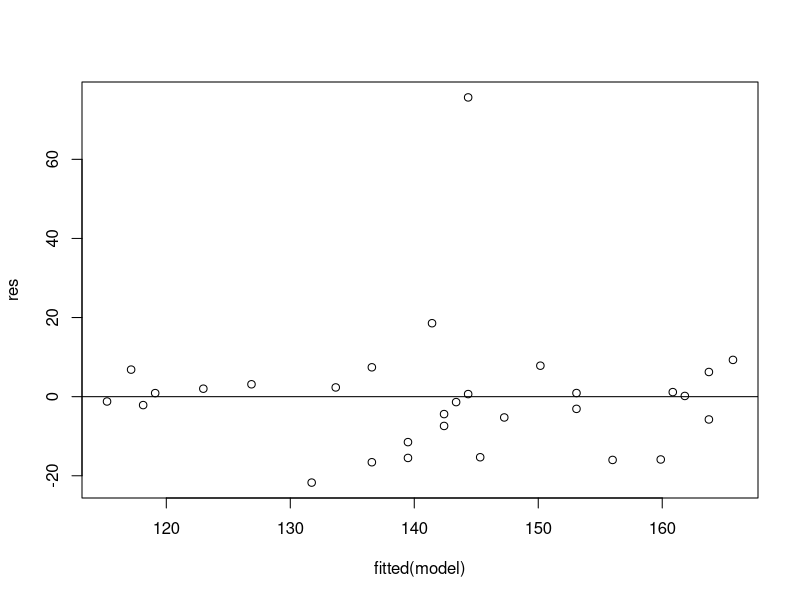
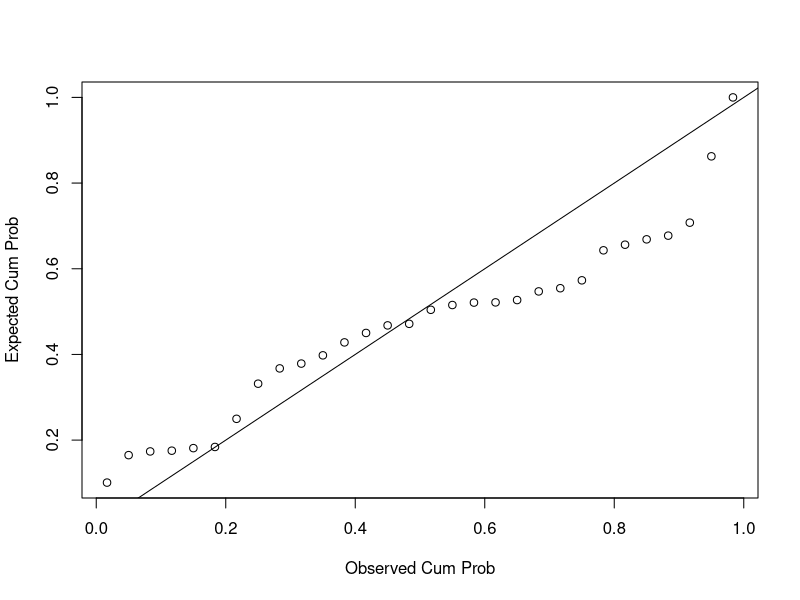
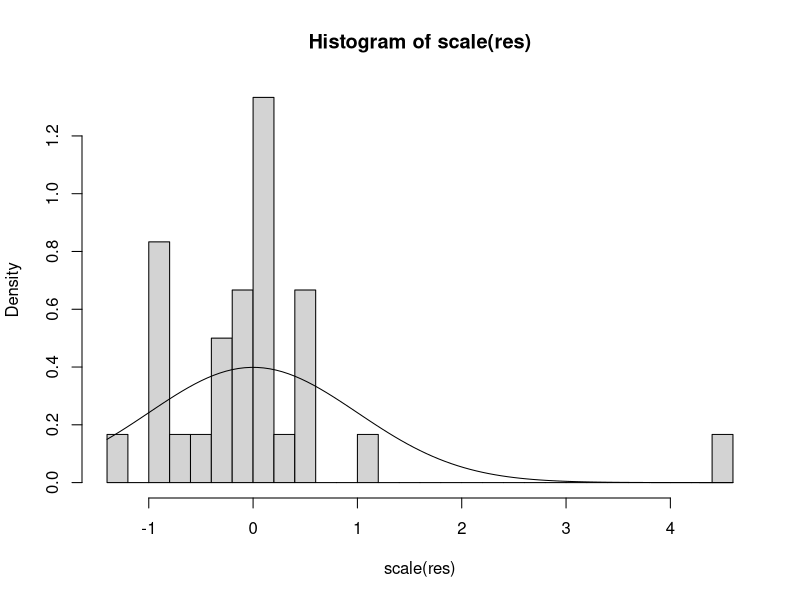
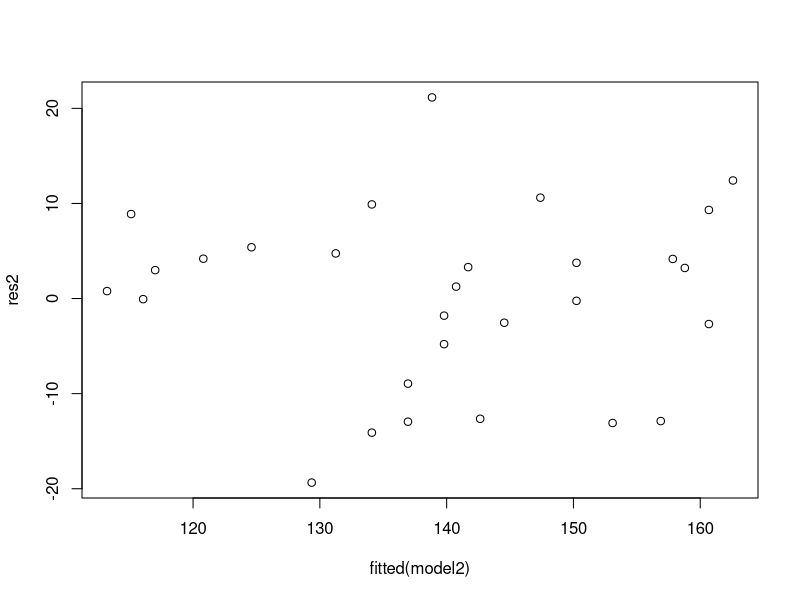
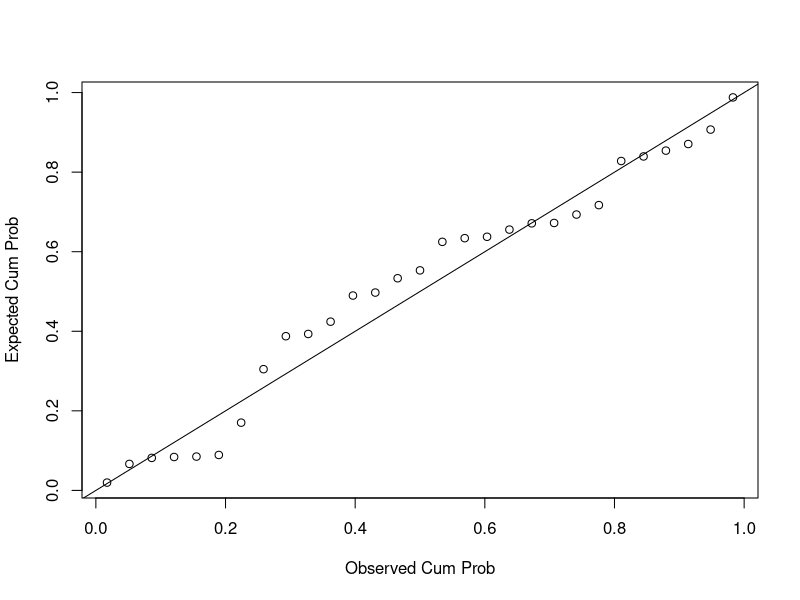
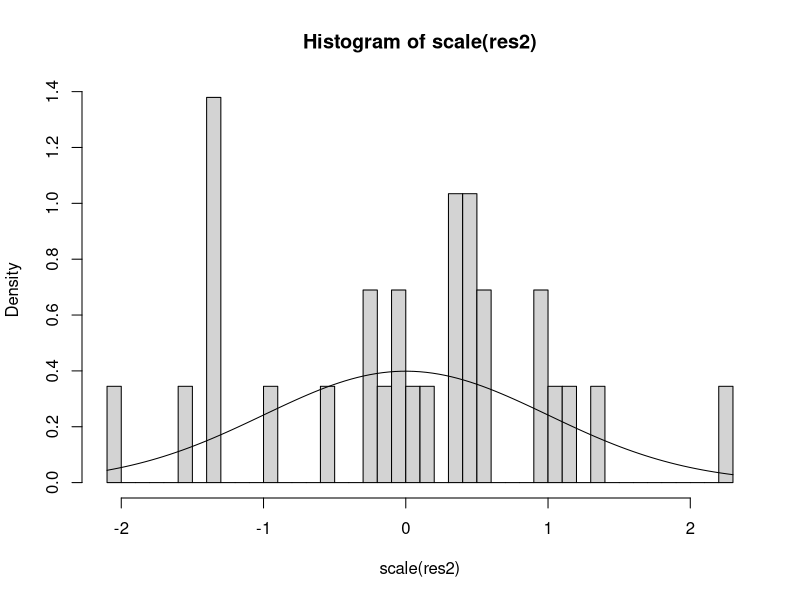
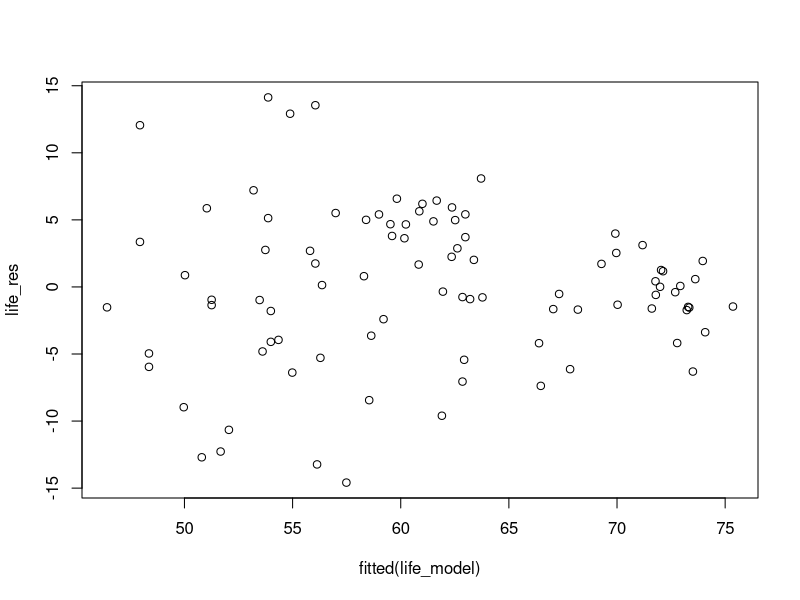
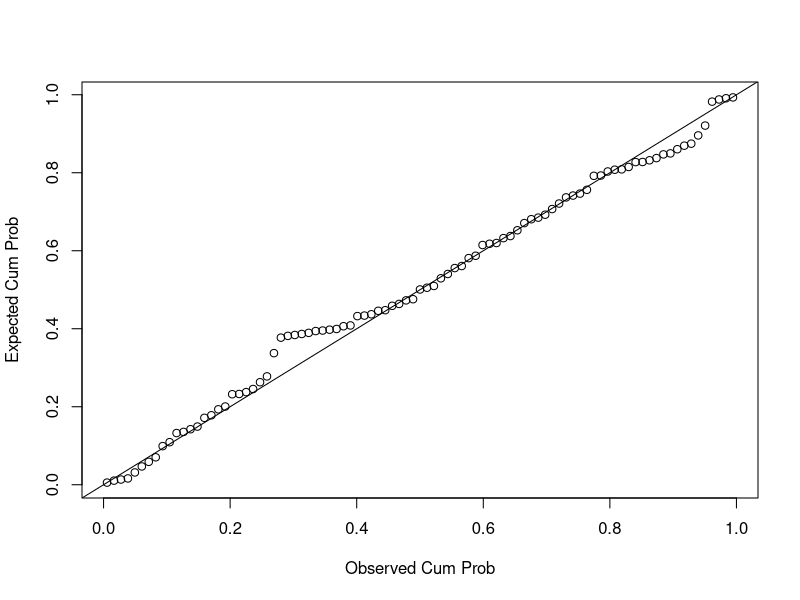

Write R code to recreate these figures, in order.
## ---- chunk 1
knitr::opts_chunk$set(echo = TRUE)
## ---- chunk 2
library(haven)
library(tidyverse)
## ---- chunk 3
sbp1_dataset <- read_sav("Regression Modelling Data/sbp1.sav")
## ---- chunk 4
model <- lm(formula = SBP ~ AGE, data = sbp1_dataset)
## ---- chunk 5
res <- resid(model)
## ---- chunk 6
{plot(fitted(model), res)
abline(0,0)}
## ---- chunk 7
probDist <- pnorm(scale(res))
{plot(ppoints(length(scale(res))), sort(probDist),
     xlab = "Observed Cum Prob", ylab = "Expected Cum Prob")
abline(a=0,b=1)}
## ---- chunk 8
{hist(scale(res), freq = FALSE, breaks=40)
curve(dnorm,add=TRUE)}
## ---- chunk 9
sbp1_dataset_update <- sbp1_dataset[(sbp1_dataset$SBP <= 200), ]
## ---- chunk 10
model2 <- lm(formula = SBP ~ AGE, data = sbp1_dataset_update)
## ---- chunk 11
res2 <- resid(model2)
## ---- chunk 12
plot(fitted(model2), res2)
## ---- chunk 13
probDist2 <- pnorm(scale(res2))
{plot(ppoints(length(scale(res2))), sort(probDist2),
     xlab = "Observed Cum Prob", ylab = "Expected Cum Prob")
abline(a=0,b=1)} #have to wrap this in {} to run as one code block else you get an error - damn markdown files
## ---- chunk 14
{hist(scale(res2), freq = FALSE, breaks=40)
curve(dnorm,add=TRUE)}
## ---- chunk 15
model$coefficients
## ---- chunk 16
model2$coefficients
## ---- chunk 17
life_dataset <- read_sav("Regression Modelling Data/life.sav")
## ---- chunk 18
life_model <- lm(formula = LEXPECM ~ LN_GNP, data = life_dataset)
## ---- chunk 19
life_res <- resid(life_model)
## ---- chunk 20
plot(fitted(life_model), life_res)
## ---- chunk 21
life_probDist <- pnorm(scale(life_res))
{plot(ppoints(length(scale(life_res))), sort(life_probDist),
     xlab = "Observed Cum Prob", ylab = "Expected Cum Prob")
abline(a=0,b=1)}
## ---- chunk 22
{hist(scale(life_res), freq = FALSE, breaks=40)
curve(dnorm,add=TRUE)}
